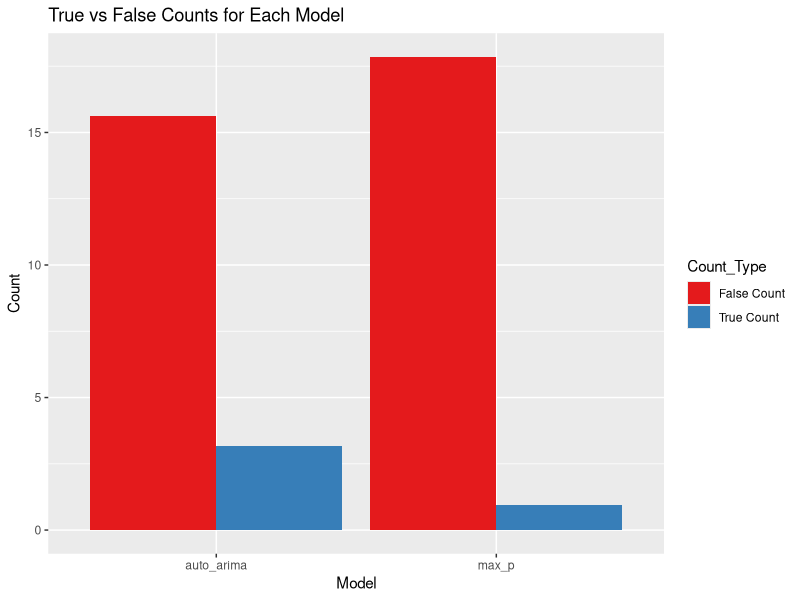
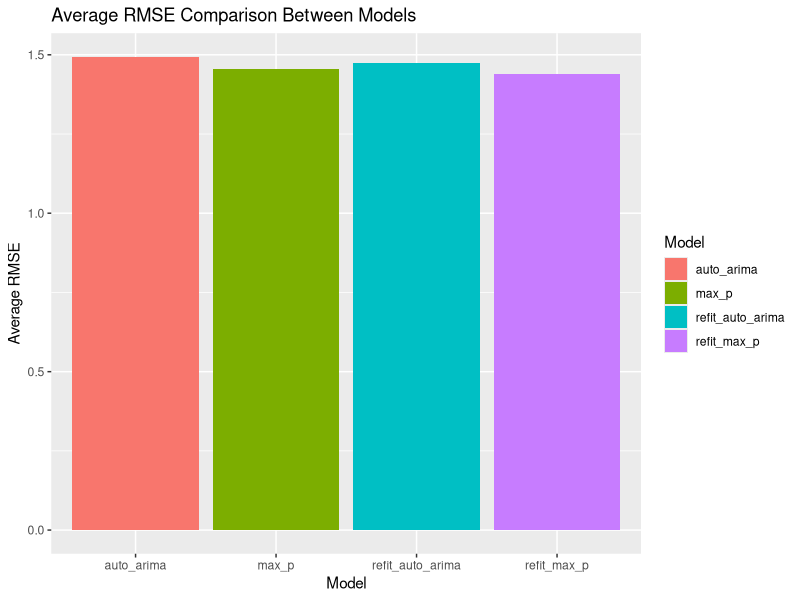
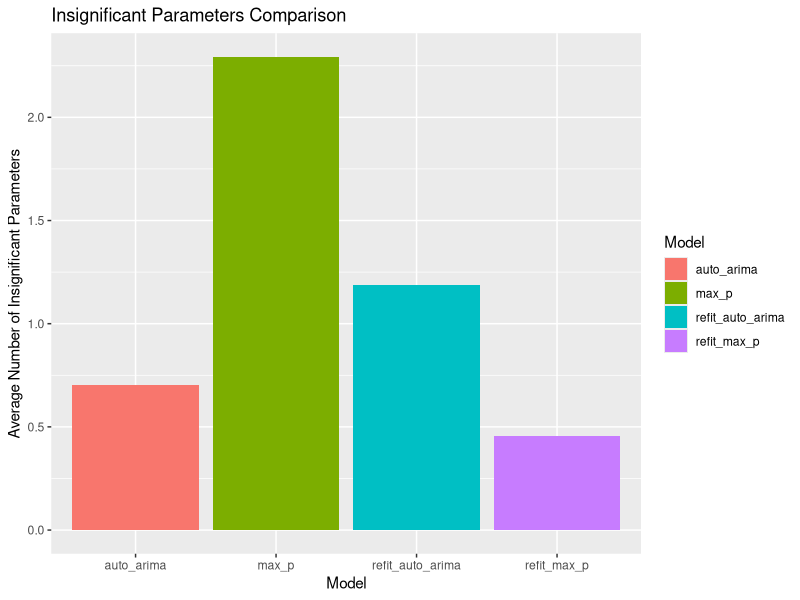
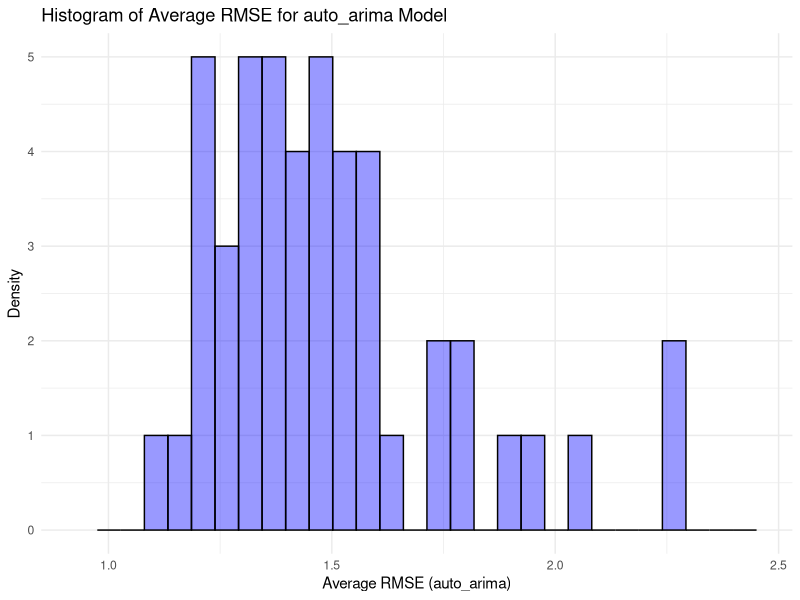
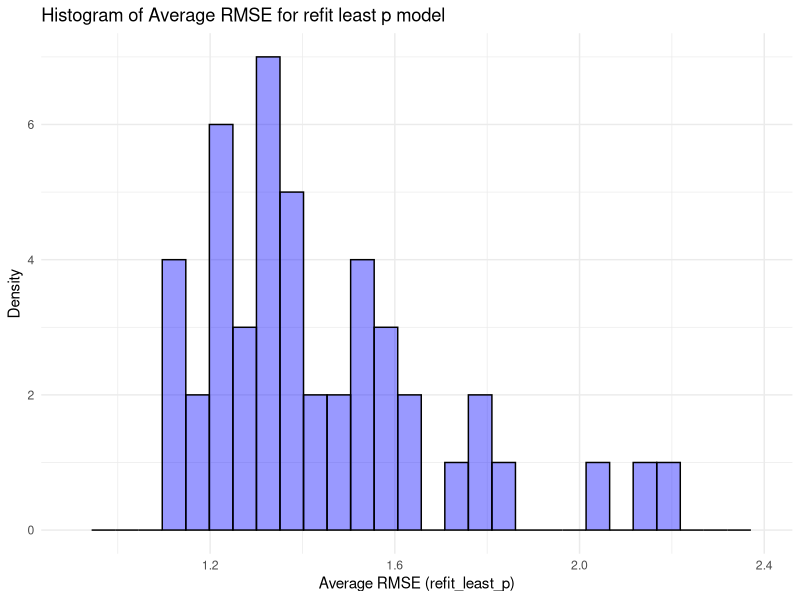

Source code (R) for these figures, in order:
library(dplyr)
library(ggplot2)

data <- read.csv("Week 1+/output_2.csv")
# Convert columns to numeric
data$auto_arima_true_count <- as.numeric(as.character(data$auto_arima_true_count))
data$least_p_true_count <- as.numeric(as.character(data$least_p_true_count))

data$auto_arima_false_count <- as.numeric(as.character(data$auto_arima_false_count))
data$least_p_false_count <- as.numeric(as.character(data$least_p_false_count))

data$refit_avg_rmse_auto_arima <- as.numeric(as.character(data$refit_avg_rmse_auto_arima))
data$avg_rmse_auto_arima_model <- as.numeric(as.character(data$avg_rmse_auto_arima_model))

data$refit_avg_rmse_least_p_model <- as.numeric(as.character(data$refit_avg_rmse_least_p_model))
data$avg_rmse_least_p_model_values <- as.numeric(as.character(data$avg_rmse_least_p_model_values))

data$refit_avg_insig_params_auto_arima_model <- as.numeric(as.character(data$refit_avg_insig_params_auto_arima_model))
print(paste("refit_avg_insig_params_auto_arima_model", data$refit_avg_insig_params_auto_arima_model))
data$avg_insig_params_auto_arima_model <- as.numeric(as.character(data$avg_insig_params_auto_arima_model))

data$refit_avg_insig_params_least_p_model <- as.numeric(as.character(data$refit_avg_insig_params_least_p_model))
print(paste("refit_avg_insig_params_least_p_model", data$refit_avg_insig_params_least_p_model))
avg_refit_insig_params_least_p_model <- mean(data$refit_avg_insig_params_least_p_model, na.rm = TRUE)
print(paste("avg_refit_insig_params_least_p_model", avg_refit_insig_params_least_p_model))
data$avg_insig_params_least_p_model <- as.numeric(as.character(data$avg_insig_params_least_p_model))

# summary(data)
true_false_counts <- data.frame(
  Model = c("auto_arima", "max_p"),
  True_Count = c(mean(data$auto_arima_true_count), mean(data$least_p_true_count)),
  False_Count = c(mean(data$auto_arima_false_count), mean(data$least_p_false_count))
)

print(true_false_counts)
# Average True Counts for each model
avg_true_auto_arima <- mean(data$auto_arima_true_count, na.rm = TRUE)
avg_true_least_p <- mean(data$least_p_true_count, na.rm = TRUE)

# Average False Counts for each model
avg_false_auto_arima <- mean(data$auto_arima_false_count, na.rm = TRUE)
avg_false_least_p <- mean(data$least_p_false_count, na.rm = TRUE)

# Average RMSE for each model
avg_rmse_auto_arima <- mean(data$avg_rmse_auto_arima_model, na.rm = TRUE)
avg_rmse_least_p <- mean(data$avg_rmse_least_p_model_values, na.rm = TRUE)

refit_avg_rmse_auto_arima <- mean(data$refit_avg_rmse_auto_arima, na.rm = TRUE)
refit_avg_rmse_least_p <- mean(data$refit_avg_rmse_least_p_model, na.rm = TRUE)

# Average Number of Insignificant Parameters for each model
avg_insig_params_auto_arima <- mean(data$avg_insig_params_auto_arima_model, na.rm = TRUE)
avg_insig_params_least_p <- mean(data$avg_insig_params_least_p_model, na.rm = TRUE)

refit_avg_insig_params_auto_arima <- mean(data$refit_avg_insig_params_auto_arima_model, na.rm = TRUE)
refit_avg_insig_params_least_p <- mean(data$refit_avg_insig_params_least_p_model , na.rm = TRUE)

counts_df <- data.frame(
  Model = rep(c("auto_arima", "max_p"), each = 2),
  Count_Type = rep(c("True Count", "False Count"), 2),
  Count = c(avg_true_auto_arima, avg_false_auto_arima, avg_true_least_p, avg_false_least_p)
)

ggplot(counts_df, aes(x = Model, y = Count, fill = Count_Type)) +
  geom_bar(stat = "identity", position = position_dodge()) +
  labs(x = "Model", y = "Count", title = "True vs False Counts for Each Model") +
  scale_fill_brewer(palette = "Set1")


# Prepare data for plotting
rmse_df <- data.frame(
  Model = c("auto_arima", "max_p", 'refit_auto_arima', 'refit_max_p'),
  Avg_RMSE = c(avg_rmse_auto_arima, avg_rmse_least_p, refit_avg_rmse_auto_arima, refit_avg_rmse_least_p)
)
print(rmse_df)
# Plot
ggplot(rmse_df, aes(x = Model, y = Avg_RMSE, fill = Model)) +
  geom_bar(stat = "identity", position = position_dodge()) +
  labs(x = "Model", y = "Average RMSE", title = "Average RMSE Comparison Between Models")


# Prepare data for plotting
insig_params_df <- data.frame(
  Model = c("auto_arima", "max_p", "refit_auto_arima", "refit_max_p"),
  Avg_Insignificant_Params = c(avg_insig_params_auto_arima, avg_insig_params_least_p, refit_avg_insig_params_auto_arima, refit_avg_insig_params_least_p)
)
print(insig_params_df)

# Plot
ggplot(insig_params_df, aes(x = Model, y = Avg_Insignificant_Params, fill = Model)) +
  geom_bar(stat = "identity", position = position_dodge()) +
  labs(x = "Model", y = "Average Number of Insignificant Parameters", title = "Insignificant Parameters Comparison")


# histogram plot
# Histogram for avg_rmse_auto_arima_model
	ggplot(data, aes(x = avg_rmse_auto_arima_model)) +
  geom_histogram(fill = "blue", color = "black", alpha = 0.4) +
  labs(x = "Average RMSE (auto_arima)", y = "Density", title = "Histogram of Average RMSE for auto_arima Model") +
  xlim(min(data$avg_rmse_auto_arima_model)-0.2, max(data$avg_rmse_auto_arima_model)+0.2) +
  theme_minimal() +
  theme(legend.position = "none")

ggplot(data, aes(x = refit_avg_rmse_least_p_model)) +
  geom_histogram(fill = "blue", color = "black", alpha = 0.4) +
  labs(x = "Average RMSE (refit_least_p)", y = "Density", title = "Histogram of Average RMSE for refit least p model") +
  xlim(min(data$refit_avg_rmse_least_p_model)-0.2, max(data$refit_avg_rmse_least_p_model)+0.2) +
  theme_minimal() +
  theme(legend.position = "none")
# Calculate IQR
# Q1 <- quantile(data$refit_avg_rmse_least_p_model, 0.25)
# Q3 <- quantile(data$refit_avg_rmse_least_p_model, 0.75)
# IQR <- Q3 - Q1
#
# # Define bounds
# lower_bound <- Q1 - 1.5 * IQR
# upper_bound <- Q3 + 1.5 * IQR
#
# # Extract outliers
# outliers <- data$refit_avg_rmse_least_p_model[data$refit_avg_rmse_least_p_model < lower_bound | data$refit_avg_rmse_least_p_model > upper_bound]
#
# # Print outliers
# outliers
#
# # Calculate IQR for avg_rmse_auto_arima_model
# Q1_auto_arima <- quantile(data$avg_rmse_auto_arima_model, 0.25)
# Q3_auto_arima <- quantile(data$avg_rmse_auto_arima_model, 0.75)
# IQR_auto_arima <- Q3_auto_arima - Q1_auto_arima
#
# # Define bounds for outliers
# lower_bound_auto_arima <- Q1_auto_arima - 1.5 * IQR_auto_arima
# upper_bound_auto_arima <- Q3_auto_arima + 1.5 * IQR_auto_arima
#
# # Extract outliers for avg_rmse_auto_arima_model
# outliers_auto_arima <- data$avg_rmse_auto_arima_model[data$avg_rmse_auto_arima_model < lower_bound_auto_arima | data$avg_rmse_auto_arima_model > upper_bound_auto_arima]
#
# # Print outliers for avg_rmse_auto_arima_model
# outliers_auto_arima

#
# ggplot(data) +
#   geom_histogram(aes(x = avg_rmse_auto_arima_model), binwidth = 0.05, fill = "blue", alpha = 0.5) +
#   geom_histogram(aes(x = avg_rmse_least_p_model_values), binwidth = 0.05, fill = "red", alpha = 0.5) +
#   labs(x = "Average Number of Insignificant Parameters", y = "Frequency",
#        title = "Overlay of Histograms for avg_rmse_least_p and avg_rmse_auto_arima_model") +
#   theme_minimal()




# Histogram for the average number of insignificant parameters
# ggplot(data, aes(x = avg_insig_params_auto_arima_model)) +
#   geom_histogram(binwidth = 0.1, fill = "blue", color = "black") +
#   labs(x = "Average Number of Insignificant Parameters for auto arima", y = "Frequency",
#        title = "Distribution of Average Number of Insignificant Parameters") +
#   theme_minimal()


# Histogram for the average number of insignificant parameters
# ggplot(data, aes(x = avg_insig_params_least_p_model)) +
#   geom_histogram(binwidth = 0.07, fill = "blue", color = "black") +
#   labs(x = "Average Number of Insignificant Parameters for least p", y = "Frequency",
#        title = "Distribution of Average Number of Insignificant Parameters") +
#   theme_minimal()
#
# ggplot(data) +
#   geom_histogram(aes(x = avg_insig_params_least_p_model), binwidth = 0.095, fill = "blue", alpha = 0.5) +
#   geom_histogram(aes(x = avg_insig_params_auto_arima_model), binwidth = 0.095, fill = "red", alpha = 0.5) +
#   labs(x = "Average Number of Insignificant Parameters ", y = "Frequency",
#        title = "Overlay of Histograms for avg_insig_params_least_p_model and avg_insig_params_auto_arima_model") +
#   theme_minimal()
